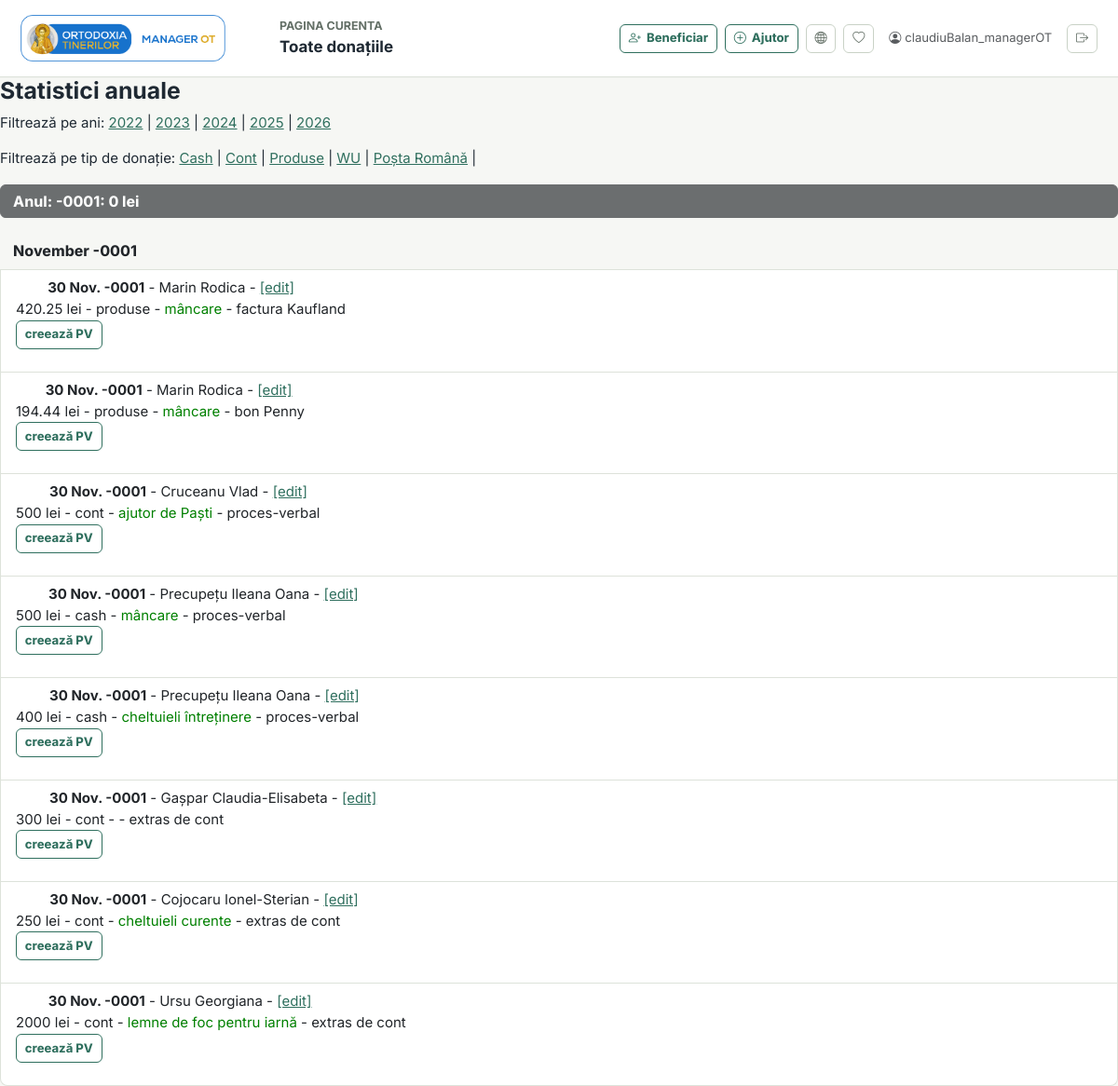
/statistici.php (signed in), run on the app's committed database.
### tables this page shows
CREATE TABLE `asistati_social` (
  `id` int(11) NOT NULL AUTO_INCREMENT,
  `nume` text NOT NULL,
  `prenume` text NOT NULL,
  `cnp` varchar(20) NOT NULL,
  `serie_nr_ci` varchar(50) NOT NULL,
  `adresa_completa` varchar(1000) NOT NULL,
  `localitate` text NOT NULL,
  `judet` text NOT NULL,
  `stare_civila` text NOT NULL,
  `nr_copii` int(11) NOT NULL,
  `descriere` varchar(5000) NOT NULL,
  `descriere_scurta` varchar(500) NOT NULL,
  `contract_sponsorizare` text NOT NULL,
  `link_contract` varchar(500) NOT NULL,
  `link_ci` varchar(200) NOT NULL,
  `telefon` varchar(20) NOT NULL,
  PRIMARY KEY (`id`)
);

CREATE TABLE `donatii` (
  `ID` int(10) unsigned NOT NULL AUTO_INCREMENT,
  `id_asistat` int(11) NOT NULL,
  `suma_lei` float NOT NULL,
  `tip_donatie` text NOT NULL,
  `act_doveditor` text NOT NULL,
  `nr_act_doveditor` varchar(1000) NOT NULL,
  `link_act` varchar(300) NOT NULL,
  `scop_donatie` varchar(2000) NOT NULL,
  `data` date NOT NULL,
  `proces_verbal` varchar(200) NOT NULL,
  `link_proces_verbal` varchar(200) NOT NULL,
  `neinregistrate_conta` int(11) NOT NULL,
  PRIMARY KEY (`ID`)
);

### includes/functii.php (called while the page is built, shortened)
<?php
function total_anual ($an) {
global $conn;
$sql = "SELECT 	SUM(`suma_lei`) Total
FROM donatii
WHERE YEAR(data) = ?;";
$stmt = $conn->prepare($sql);
$stmt->bind_param("s", $an);
$stmt->execute();
$rezultat = $stmt->get_result();
while ($data = mysqli_fetch_assoc($rezultat)){
    $total_anual = $data['Total'];
    $total_anual = number_format((float)$total_anual, 0, '.', '');
}
}
?>

### statistici.php (the view, shortened to what this page needs)
<?php
include "includes/header.php";
if (isset($_GET['an'])) {
    $an = $_GET['an'];
} else {$an = "";}
if (isset($_GET['tip'])) {
    $tip = $_GET['tip'];
} else {$tip = "%";}
echo '<h2>Statistici anuale</h2>';
$total_luna = NULL;
?>
<p>Filtrează pe ani:
<a href="total-donatii.php?an=<?php echo date("Y")-4;?>"><?php  echo date("Y")-4;?></a> |
<a href="total-donatii.php?an=<?php echo date("Y")-3;?>"><?php  echo date("Y")-3;?></a> |
<a href="total-donatii.php?an=<?php echo date("Y")-2;?>"><?php  echo date("Y")-2;?></a> |
<a href="total-donatii.php?an=<?php echo date("Y")-1;?>"><?php  echo date("Y")-1;?></a> |
<a href="total-donatii.php?an=<?php echo date("Y");?>"><?php  echo date("Y");?></a>
</p>
<p>Filtrează pe tip de donație:
<a href="total-donatii.php?an=<?php echo $an . '&tip=cash';?>">Cash</a> |
<a href="total-donatii.php?an=<?php echo $an . '&tip=cont';?>">Cont</a> |
<a href="total-donatii.php?an=<?php echo $an . '&tip=produse';?>">Produse</a> |
<a href="total-donatii.php?an=<?php echo $an . '&tip=WU';?>">WU</a> |
<a href="total-donatii.php?an=<?php echo $an . '&tip=Posta Romana';?>">Poșta Română</a> |
</p>
<?php
$stmt = $conn->prepare("
SELECT
    asistati_social.id,
    asistati_social.nume as 'nume',
    asistati_social.prenume as 'prenume',
    donatii.id as 'id_donatie',
    donatii.suma_lei,
    donatii.tip_donatie as 'tip_donatie',
    donatii.act_doveditor,
    donatii.nr_act_doveditor,
    donatii.link_act,
    donatii.scop_donatie,
    donatii.data,
    donatii.proces_verbal,
    donatii.link_proces_verbal
FROM asistati_social
LEFT JOIN donatii
ON asistati_social.id = donatii.id_asistat
WHERE YEAR(data) = ?
AND tip_donatie LIKE ?
ORDER BY donatii.data
ASC
");
$stmt->bind_param("ss", $an, $tip);
$stmt->execute();
$result = $stmt->get_result();
echo '<ul class="list-group donatii">';
$ultimul_an = null;
$ultima_luna = null;
while ($date = mysqli_fetch_assoc($result)){
    $nume = $date['nume'];
    $prenume = $date['prenume'];
    $data = $date['data'];
    $anul = date("Y", strtotime($date['data']));
    $luna = date("F", strtotime($date['data']));
    $suma_lei = $date['suma_lei'];
    $id_donatie = $date['id_donatie'];
    $tip_donatie = $date['tip_donatie'];
    $scop_donatie = $date['scop_donatie'];
    $act_doveditor = $date['act_doveditor'];
    $nr_act_doveditor = $date['nr_act_doveditor'];
    $link_act = $date['link_act'];
    $proces_verbal = $date['proces_verbal'];
    $link_proces_verbal = $date['link_proces_verbal'];
total_anual ($anul);
    if (!empty($data)) {
        if ($ultimul_an != $anul){
            $ultimul_an = $anul;
            echo '<p class="anul btn btn-dark disabled">Anul: ' . $anul . ": " . $total_anual .  $total_luna . " lei</p>";
        }
        if ($ultima_luna != $luna){
            $ultima_luna = $luna;
            echo '<span class="btn list-group-item-warning">' . $luna . ' ' . $anul . $total_luna . '</span> ';
        }
        echo '<li class="list-group-item ">'. '<span class="badge badge-secondary">' . $id_donatie . '</span>';
        echo '<strong>' . date("d M. Y", strtotime($data)) .'</strong> - ';
        echo $nume . ' ' . $prenume . ' - <a href="edit-donatie.php?id=' . $id_donatie . '&persoana=' . $nume . '-' . $prenume . '">[edit]</a>' . '<br>' ;
        echo $suma_lei . " lei" . ' - ' . $tip_donatie . ' - <span style="color:green">' . $scop_donatie . '</span> - ';
        if (empty($link_act)) {
            echo ' ' . $act_doveditor . ' ' . $nr_act_doveditor;
        } else {echo $act_doveditor . ' - <a href="' . $link_act . '">' . $nr_act_doveditor . "</a><br>";}
        if (empty($link_proces_verbal)){
            echo '<p><a href="proces-verbal-unic.php?iddonatie=' .$id_donatie .  '" class="btn btn-outline-primary btn-sm">creează PV</a></p>';
         } else {echo '<p>proces verbal: '.'<a href="' . $link_proces_verbal . '">' . $proces_verbal . "</a></p>";}
        echo "</li>";
    }
}
echo "</ul>";
include "includes/footer.php";
?>

### includes/style.css (style rules this page uses)
:root { --ot-bg: #f6f7f4; --ot-surface: #ffffff; --ot-surface-muted: #eef3ef; --ot-border: #dde2da; --ot-border-strong: #c9d2c6; --ot-text: #1f2933; --ot-muted: #647067; --ot-primary: #2f6f5e; --ot-primary-dark: #245748; --ot-primary-soft: #e2eee9; --ot-copper: #a46a3f; --ot-blue: #315c8c; --ot-danger: #b94a48; --ot-warning: #b98223; --ot-shadow: 0 10px 30px rgba(31, 41, 51, 0.07); --ot-shadow-soft: 0 2px 12px rgba(31, 41, 51, 0.06); --ot-radius: 8px; --ot-radius-sm: 6px; }
* { letter-spacing: 0; }
html { min-height: 100%; }
body { min-height: 100vh; background: linear-gradient(180deg, rgba(246, 247, 244, 0.98), rgba(246, 247, 244, 1)), var(--ot-bg); color: var(--ot-text); font-family: Inter, "Source Sans 3", system-ui, -apple-system, BlinkMacSystemFont, "Segoe UI", sans-serif; font-size: 15px; }
a { color: var(--ot-primary); }
h1, h2, h3, h4, h5, h6 { color: var(--ot-text); font-weight: 700; }
h2 { font-size: 1.55rem; }
.card, .accordion-item, .list-group { border-color: var(--ot-border); border-radius: var(--ot-radius) !important; }
.btn { display: inline-flex; align-items: center; justify-content: center; gap: 6px; min-height: 36px; padding: 0.42rem 0.82rem; border-radius: var(--ot-radius-sm); font-weight: 750; }
.btn-sm { min-height: 31px; padding: 0.25rem 0.55rem; font-size: 0.82rem; }
.btn-outline-primary, .btn-outline-success { color: var(--ot-primary); border-color: var(--ot-primary); }
.badge { padding: 0.42em 0.62em; border-radius: 999px; font-weight: 800; }
.list-group-item { border-color: var(--ot-border); }
.anul { margin-top: 20px; padding-top: 0; padding-bottom: 0; }
.anul:nth-child(1) { margin-top: 0; }
.donatii .btn { justify-content: flex-start; }

### data on the page
asistati_social: donatii.data "-0001", total_anual "0", data "30 Nov. -0001", nume "Marin", prenume "Rodica", donatii.suma_lei "420.25", donatii.tip_donatie "produse", donatii.scop_donatie "mâncare", donatii.act_doveditor "factura", donatii.nr_act_doveditor "Kaufland", donatii.suma_lei "194.44", donatii.act_doveditor "bon", donatii.nr_act_doveditor "Penny"
asistati_social: data "30 Nov. -0001", nume "Cruceanu", prenume "Vlad", donatii.suma_lei "500", donatii.tip_donatie "cont", donatii.scop_donatie "ajutor de Paști", donatii.act_doveditor "proces-verbal"
asistati_social: data "30 Nov. -0001", nume "Precupețu", prenume "Ileana Oana", donatii.suma_lei "500", donatii.tip_donatie "cash", donatii.scop_donatie "mâncare", donatii.act_doveditor "proces-verbal", donatii.suma_lei "400", donatii.scop_donatie "cheltuieli întreținere"
asistati_social: data "30 Nov. -0001", nume "Gașpar", prenume "Claudia-Elisabeta", donatii.suma_lei "300", donatii.tip_donatie "cont", donatii.act_doveditor "extras de cont"
asistati_social: data "30 Nov. -0001", nume "Cojocaru", prenume "Ionel-Sterian", donatii.suma_lei "250", donatii.tip_donatie "cont", donatii.scop_donatie "cheltuieli curente", donatii.act_doveditor "extras de cont"
asistati_social: data "30 Nov. -0001", nume "Ursu", prenume "Georgiana", donatii.suma_lei "2000", donatii.tip_donatie "cont", donatii.scop_donatie "lemne de foc pentru iarnă", donatii.act_doveditor "extras de cont"

### other printed values
$titlu_pg "Toate donațiile"
$current_user "claudiuBalan_managerOT"
